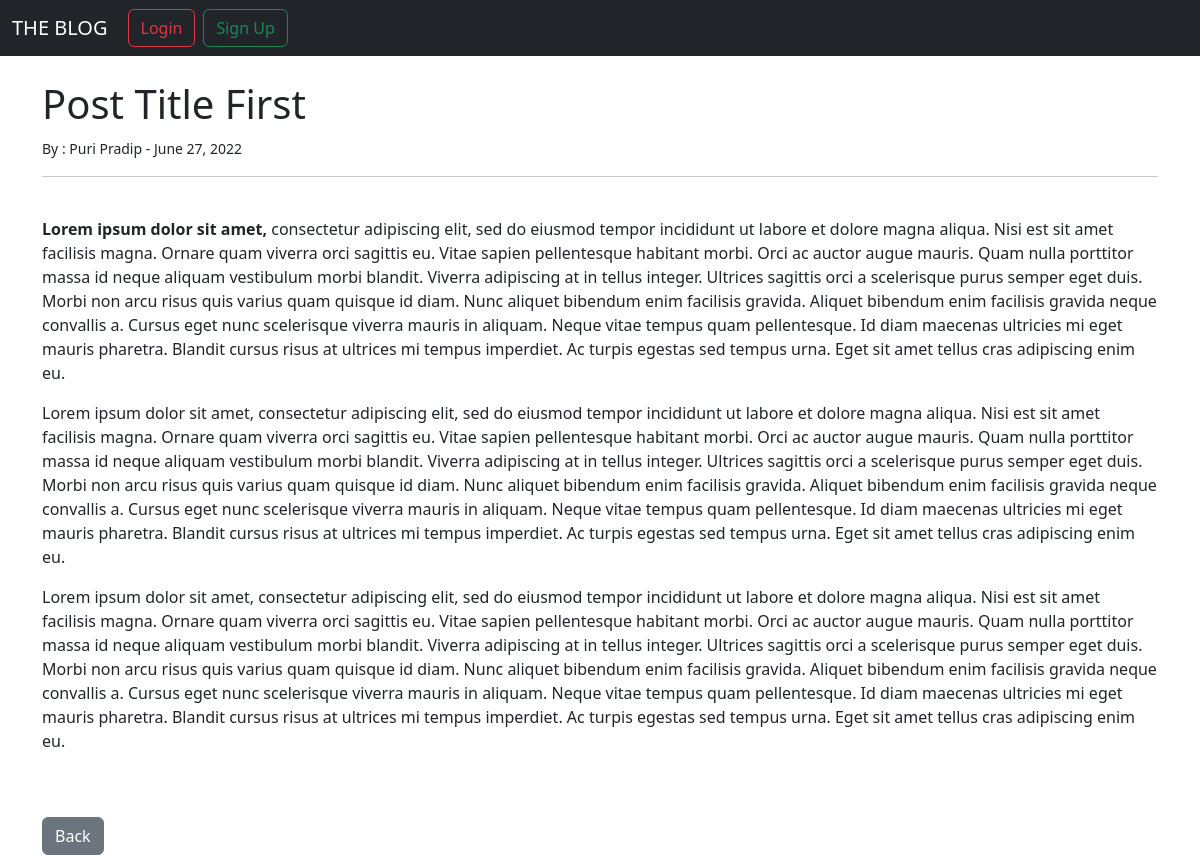
The app's page /article/2 with its own data.
### theblog/models.py (models this page shows, shortened)
class post(models.Model):
    title = models.CharField(max_length=255)
    author = models.ForeignKey(User, on_delete=models.CASCADE)
    body = models.TextField()
    post_date = models.DateField(auto_now_add=True)

### theblog/views.py (the view)
class ArticleDetailView(DetailView):
    model = post
    template_name = 'article_details.html'

### theblog/templates/article_details.html (shortened to what this page needs)
{% extends 'base.html' %}
{% block content %}
<h1>{{post.title}}</h1>
<small> By : {{ post.author.first_name}} {{post.author.last_name}} -
    {{post.post_date}}
</small>
<br>
<hr>
<br>
{{post.body|safe}}
<br><br>
<a class=" btn btn-secondary" href="{% url 'home' %}">Back</a>
{% endblock %}

### records on screen
post: title "Post Title First", author.first_name "Puri", author.last_name "Pradip", post_date "June 27, 2022", body "Lorem ipsum dolor sit amet, consectetur adipiscing elit, sed do eiusmod tempor incididunt ut labore et dolore magna aliqua. Nisi est sit amet facilisis magna. Ornare quam viverra orci sagittis eu. Vitae sapien pellentesque habitant morbi. Orci ac auctor augue mauris. Quam nulla porttitor massa id neque aliquam vestibulum morbi blandit. Viverra adipiscing at in tellus integer. Ultrices sagittis orci a scelerisque purus semper eget duis. Morbi non arcu risus quis varius quam quisque id diam. Nunc aliquet bibendum enim facilisis gravida. Aliquet bibendum enim facilisis gravida neque convallis a. Cursus eget nunc scelerisque viverra mauris in aliquam. Neque vitae tempus quam pellentesque. Id…"
